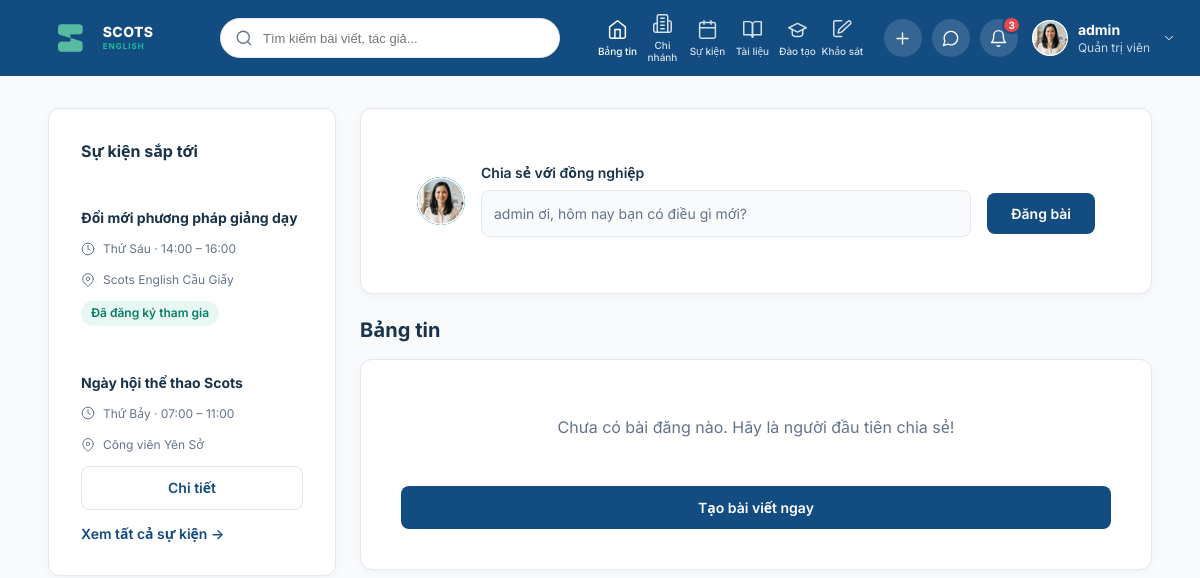
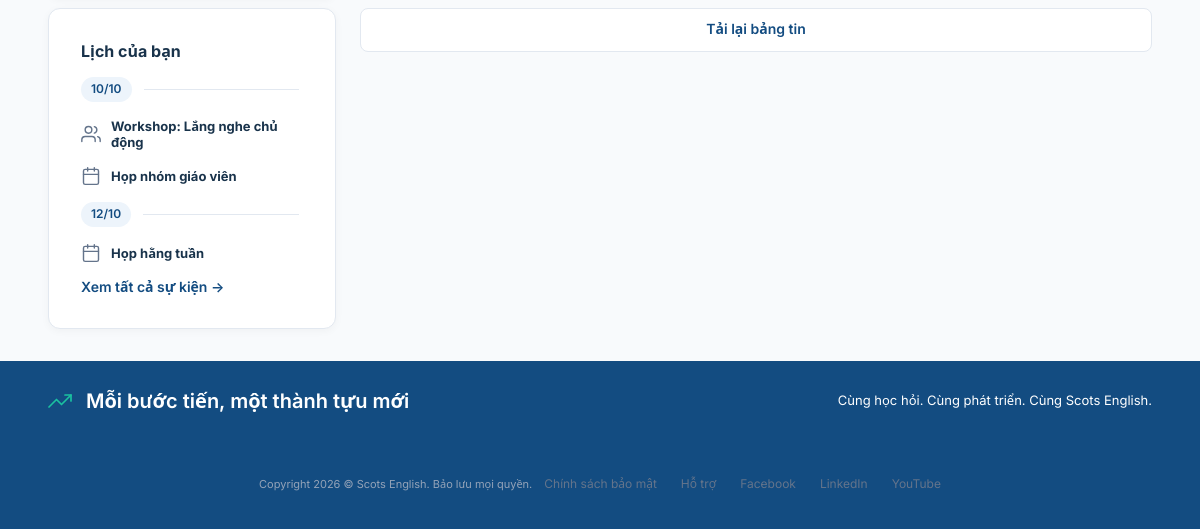
The page /newfeeds/ (signed in) on the database as committed earlier (2 pictures, top to bottom).
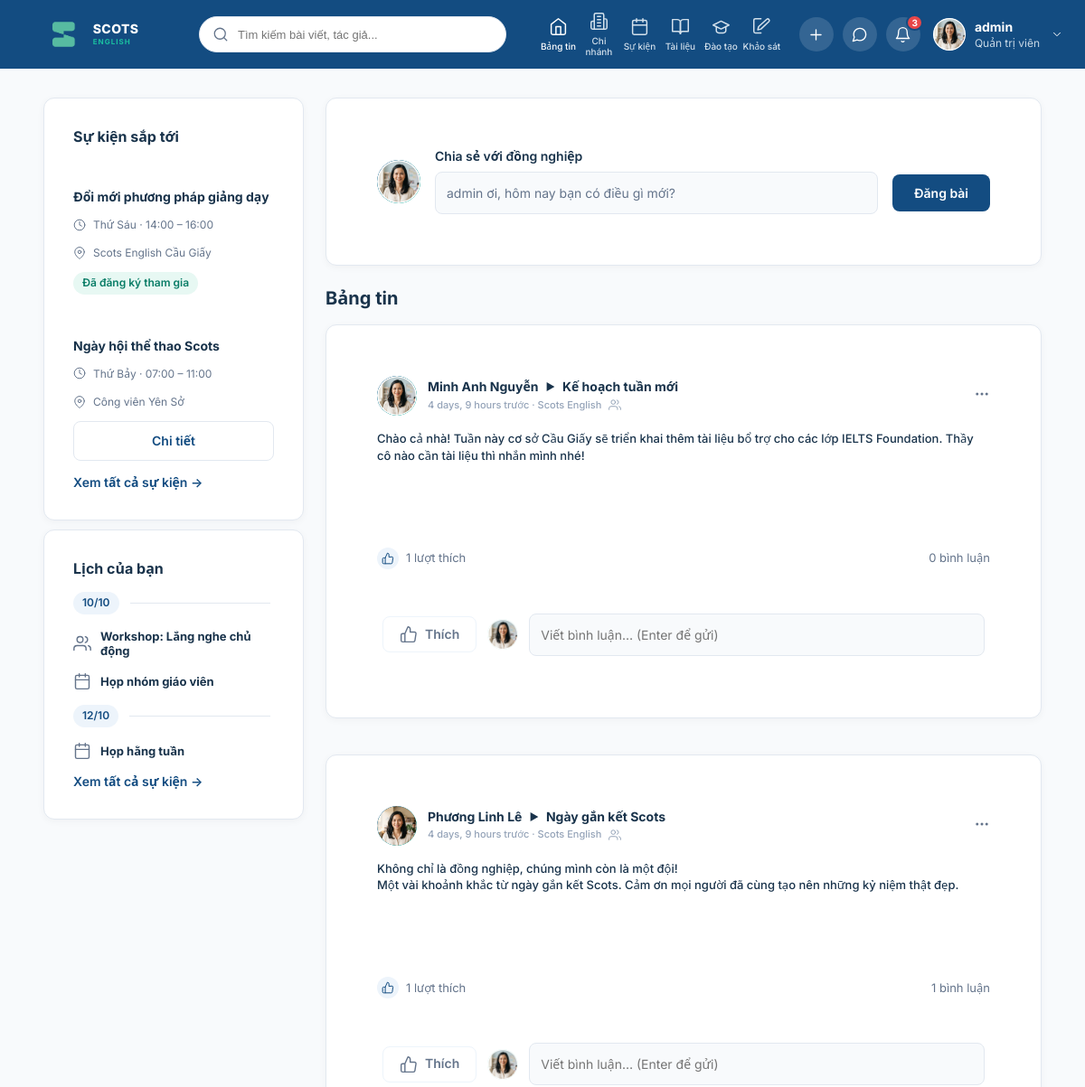
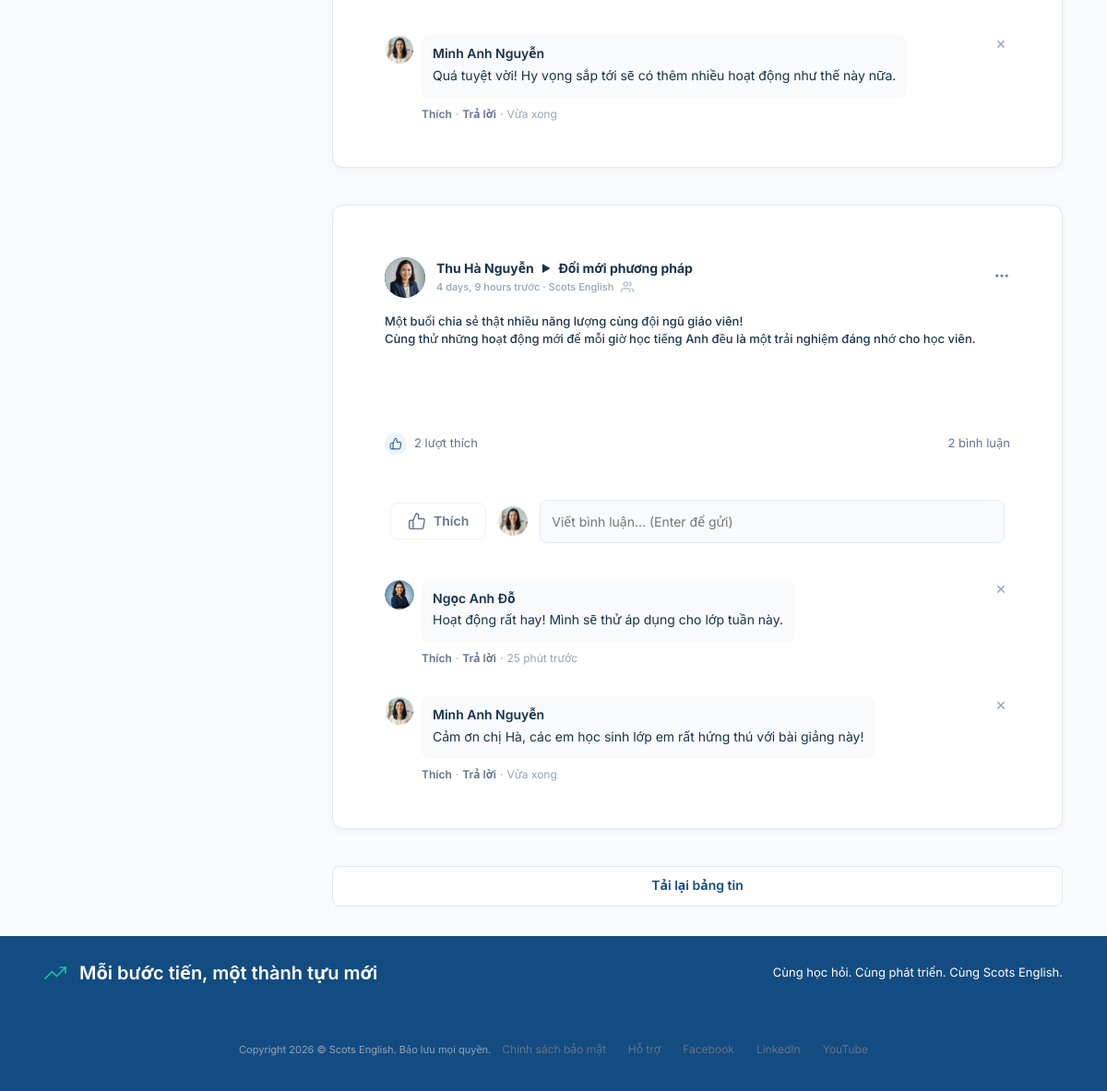
The same page on the database as committed later (2 pictures, top to bottom).
### posts/models.py (models this page shows, shortened)
class Post(models.Model):
    author = models.ForeignKey(
        User,
        on_delete=models.CASCADE,
        related_name='posts',
        db_column='author_id',
        verbose_name="Tác giả"
    )
    title = models.CharField(max_length=200, blank=True, default='', verbose_name="Tiêu đề")
    content = models.TextField(verbose_name="Nội dung bài viết")
    created_at = models.DateTimeField(auto_now_add=True, verbose_name="Thời gian tạo")
    updated_at = models.DateTimeField(auto_now=True, verbose_name="Thời gian cập nhật")
    class Meta:
        db_table = 'post'
        verbose_name = "Bài đăng"
        verbose_name_plural = "Danh sách bài đăng"
        ordering = ['-created_at']

class PostComment(models.Model):
    post = models.ForeignKey(
        Post,
        on_delete=models.CASCADE,
        related_name='comments',
        db_column='post_id',
        verbose_name="Bài đăng"
    )
    emp = models.ForeignKey(
        User,
        on_delete=models.CASCADE,
        related_name='post_comments',
        db_column='emp_id',
        verbose_name="Nhân viên bình luận"
    )
    content = models.TextField(verbose_name="Nội dung bình luận")
    time_reacted = models.CharField(
        max_length=200,
        blank=True,
        default='',
        verbose_name="Thời gian bình luận"
    )
    class Meta:
        db_table = 'post_comment'
        verbose_name = "Bình luận bài viết"
        verbose_name_plural = "Danh sách bình luận"
        ordering = ['id']

### home/views.py (the view, shortened to what this page needs)
# urls.py: path('newfeeds/', views.HomeView, name='newfeeds'),
def HomeView(request):
    if not request.user.is_authenticated:
        return redirect('login')
    current_user = request.user
    query = request.GET.get('q', '').strip()
    posts_qs = Post.objects.all().prefetch_related(
        'attachments',
        'reactions',
        'reactions__emp',
        'comments',
        'comments__emp',
        'author'
    )
    posts = list(posts_qs.order_by('-created_at'))
    liked_post_ids = set(
        PostReaction.objects.filter(emp=current_user).values_list('post_id', flat=True)
    )
    from posts.views import prepare_post_comments
    from posts.colleagues import get_profile_details
    for post in posts:
        post.is_liked_by_user = post.id in liked_post_ids
        post.author_avatar = get_profile_details(post.author).get('avatar', '/static/img/profile_avatar_144.png')
        prepare_post_comments(post, current_user.id)
    return render(request, 'home.html', {
        'posts': posts,
        'current_user': current_user,
        'search_query': query,
    })

### posts/colleagues.py (called while the page is built, shortened)
def get_profile_details(user):
    if not user:
        return {}
    uname = getattr(user, 'username', '')
    if uname in COLLEAGUES_DATA:
        data = dict(COLLEAGUES_DATA[uname])
        full_name = user.get_full_name()
        if full_name:
            data['name'] = full_name
        return data

### posts/views.py (called while the page is built)
def _remove_accents(input_str):
    import unicodedata
    if not input_str:
        return ''
    nfkd = unicodedata.normalize('NFKD', input_str)
    return ''.join([c for c in nfkd if not unicodedata.combining(c)])

def format_comment_content(content):
    if not content:
        return ''
    from django.utils.html import escape
    escaped = escape(content)
    regex = get_mention_regex()
    return regex.sub(r'<strong style="color: #134c81; font-weight: 600;">\1</strong>', escaped)

def is_comment_liked_by(comment_id, user_id):
    if not user_id:
        return False
    return user_id in COMMENT_REACTIONS.get(comment_id, set())

def get_comment_like_count(comment_id):
    return len(COMMENT_REACTIONS.get(comment_id, set()))

### home/templates/home.html (shortened to what the changed rows need)
{% extends 'base.html' %}
{% load static %}
{% block content %}
  <main class="main">
    <aside class="left-col">
      <section class="card events-card">
        <h2 class="card-title">Sự kiện sắp tới</h2>
      </section>
      <section class="card calendar-card">
        <h2 class="card-title">Lịch của bạn</h2>
      </section>
    </aside>
    <div class="feed-col">
      <section class="feed">
        <h1 class="feed-title">Bảng tin</h1>
        {% for post in posts %}
        <article class="card post" id="post-{{ post.id }}" style="margin-bottom: 24px;">
          <div class="post-body">
            <div class="author-row">
              <a href="/profile/{{ post.author.username }}/" class="avatar" style="border-radius: 50%; overflow: hidden; width: 44px; height: 44px; display: block; flex-shrink: 0; cursor: pointer; text-decoration: none;" title="Xem trang cá nhân của {{ post.author.get_full_name|default:post.author.username }}">
                {% if post.author_avatar %}
                  <img src="{{ post.author_avatar }}" alt="{{ post.author.get_full_name|default:post.author.username }}" style="width: 100%; height: 100%; object-fit: cover; border-radius: 50%;" onerror="this.src='{% static 'img/profile_avatar_144.png' %}';" />
                {% elif post.author.username == 'thuha' %}
                  <img src="{% static 'img/avatar_thuha.png' %}" alt="{{ post.author.get_full_name|default:post.author.username }}" style="width: 100%; height: 100%; object-fit: cover; border-radius: 50%;" />
                {% elif post.author.username == 'phuonglinh' %}
                  <img src="{% static 'img/avatar_phuonglinh.png' %}" alt="{{ post.author.get_full_name|default:post.author.username }}" style="width: 100%; height: 100%; object-fit: cover; border-radius: 50%;" />
                {% elif post.author.username == 'ngocanh' %}
                  <img src="{% static 'img/avatar_ngocanh.png' %}" alt="{{ post.author.get_full_name|default:post.author.username }}" style="width: 100%; height: 100%; object-fit: cover; border-radius: 50%;" />
                {% else %}
                  <img src="{% static 'img/profile_avatar_144.png' %}" alt="{{ post.author.get_full_name|default:post.author.username }}" style="width: 100%; height: 100%; object-fit: cover; border-radius: 50%;" />
                {% endif %}
              </a>
              <div class="author-info">
                <span class="author-name">
                  <a href="/profile/{{ post.author.username }}/" class="author-profile-link" style="color: inherit; text-decoration: none; font-weight: inherit; transition: color 0.15s;" onmouseover="this.style.color='#134c81'; this.style.textDecoration='underline';" onmouseout="this.style.color='inherit'; this.style.textDecoration='none';" title="Xem trang cá nhân của {{ post.author.get_full_name|default:post.author.username }}">{{ post.author.get_full_name|default:post.author.username }}</a>
                  {% if post.title and post.title != post.content %}
                    <span class="author-topic-arrow">▶</span>
                    <span class="author-topic">{{ post.title }}</span>
                  {% endif %}
                </span>
                <span class="author-meta">
                  <span>{{ post.created_at|timesince }} trước · Scots English</span>
                </span>
              </div>
              {% if current_user.id == post.author_id or current_user.is_staff or current_user.is_superuser %}
                            <div class="post-more-menu-wrap" style="position: relative;">
                <button type="button" class="more-btn" aria-label="Thêm tuỳ chọn" onclick="togglePostMenu({{ post.id }}, event)">
                  <svg viewBox="0 0 24 24" fill="currentColor" width="20" height="20">
                    <circle cx="5" cy="12" r="2"></circle>
                    <circle cx="12" cy="12" r="2"></circle>
                    <circle cx="19" cy="12" r="2"></circle>
                  </svg>
                </button>
              </div>
              {% endif %}
            </div>
            <p class="post-content" id="post-content-{{ post.id }}">{{ post.content|linebreaksbr }}</p>
          </div>
          <div class="post-actions">
            <div class="stats-row">
              <span class="stat-like" onclick="showLikesModal({{ post.id }})" style="cursor: pointer;" title="Nhấn để xem ai đã thích">
                <span class="reaction"><svg viewBox="0 0 24 24" fill="none" stroke="currentColor" stroke-width="1.7" stroke-linecap="round" stroke-linejoin="round">
                  <path d="M14 9V5a3 3 0 0 0-3-3l-4 9v11h11.28a2 2 0 0 0 2-1.7l1.38-9a2 2 0 0 0-2-2.3zM7 22H4a2 2 0 0 1-2-2v-7a2 2 0 0 1 2-2h3"></path>
                </svg></span>
                <span id="post-like-count-{{ post.id }}">{{ post.reactions.count }} lượt thích</span>
              </span>
              <span class="stat-comment" id="post-comment-count-{{ post.id }}">{{ post.comments.count }} bình luận</span>
            </div>
            <div class="action-row">
              <button class="like-btn {% if post.is_liked_by_user %}liked{% endif %}" onclick="handleLike({{ post.id }}, this)">
                <svg viewBox="0 0 24 24" fill="none" stroke="currentColor" stroke-width="1.7" stroke-linecap="round" stroke-linejoin="round">
                  <path d="M14 9V5a3 3 0 0 0-3-3l-4 9v11h11.28a2 2 0 0 0 2-1.7l1.38-9a2 2 0 0 0-2-2.3zM7 22H4a2 2 0 0 1-2-2v-7a2 2 0 0 1 2-2h3"></path>
                </svg>
                <span>{% if post.is_liked_by_user %}Đã thích{% else %}Thích{% endif %}</span>
              </button>
              <div class="comment-box">
                <div class="avatar avatar-sm" style="border-radius: 50%; overflow: hidden;">
                  {% if current_user.username == 'thuha' %}
                    <img src="{% static 'img/avatar_thuha.png' %}" alt="{{ current_user.get_full_name|default:current_user.username }}" style="width: 100%; height: 100%; object-fit: cover; border-radius: 50%;" />
                  {% elif current_user.username == 'phuonglinh' %}
                    <img src="{% static 'img/avatar_phuonglinh.png' %}" alt="{{ current_user.get_full_name|default:current_user.username }}" style="width: 100%; height: 100%; object-fit: cover; border-radius: 50%;" />
                  {% elif current_user.username == 'ngocanh' %}
                    <img src="{% static 'img/avatar_ngocanh.png' %}" alt="{{ current_user.get_full_name|default:current_user.username }}" style="width: 100%; height: 100%; object-fit: cover; border-radius: 50%;" />
                  {% else %}
                    <img src="{% static 'img/profile_avatar_144.png' %}" alt="{{ current_user.get_full_name|default:current_user.username }}" style="width: 100%; height: 100%; object-fit: cover; border-radius: 50%;" onerror="this.src='{% static 'img/avatar_minhanh.png' %}';" />
                  {% endif %}
                </div>
                <input class="text-input" type="text" placeholder="Viết bình luận… (Enter để gửi)" aria-label="Bình luận" onkeydown="if(event.key==='Enter'){ submitComment({{ post.id }}, this); }" />
              </div>
            </div>
            <div class="featured-comment" id="comments-list-{{ post.id }}">
              {% for comment in post.root_comments %}
              <div class="comment-thread" id="comment-thread-{{ comment.id }}" style="margin-top: 12px;">
                <div class="comment" id="comment-item-{{ comment.id }}" style="display: flex; justify-content: space-between; align-items: flex-start;">
                  <div style="display: flex; gap: 8px; flex: 1;">
                    <a href="/profile/{{ comment.emp.username }}/" class="avatar avatar-sm" style="border-radius: 50%; overflow: hidden; width: 32px; height: 32px; flex-shrink: 0; display: block; text-decoration: none;" title="Xem trang cá nhân của {{ comment.emp.get_full_name|default:comment.emp.username }}">
                      {% if comment.emp.username == 'thuha' %}
                        <img src="{% static 'img/avatar_thuha.png' %}" alt="{{ comment.emp.get_full_name|default:comment.emp.username }}" style="width: 100%; height: 100%; object-fit: cover; border-radius: 50%;" />
                      {% elif comment.emp.username == 'phuonglinh' %}
                        <img src="{% static 'img/avatar_phuonglinh.png' %}" alt="{{ comment.emp.get_full_name|default:comment.emp.username }}" style="width: 100%; height: 100%; object-fit: cover; border-radius: 50%;" />
                      {% elif comment.emp.username == 'ngocanh' %}
                        <img src="{% static 'img/avatar_ngocanh.png' %}" alt="{{ comment.emp.get_full_name|default:comment.emp.username }}" style="width: 100%; height: 100%; object-fit: cover; border-radius: 50%;" />
                      {% else %}
                        <img src="{% static 'img/profile_avatar_144.png' %}" alt="{{ comment.emp.get_full_name|default:comment.emp.username }}" style="width: 100%; height: 100%; object-fit: cover; border-radius: 50%;" />
                      {% endif %}
                    </a>
                    <div class="comment-body" style="flex: 1;">
                      <div class="comment-bubble">
                        <a href="/profile/{{ comment.emp.username }}/" class="comment-author" style="color: inherit; text-decoration: none; font-weight: 600;" onmouseover="this.style.textDecoration='underline'" onmouseout="this.style.textDecoration='none'" title="Xem trang cá nhân của {{ comment.emp.get_full_name|default:comment.emp.username }}">{{ comment.emp.get_full_name|default:comment.emp.username }}</a>
                        <span class="comment-text">{{ comment.formatted_content|safe }}</span>
                      </div>
                      <span class="comment-actions" style="font-size: 12px; color: #94a3b8; display: inline-flex; align-items: center; gap: 4px; margin-top: 4px; user-select: none;">
                        <span role="button"
                              tabindex="0"
                              class="comment-action-link comment-like-link{% if comment.is_liked_by_user %} liked{% endif %}"
                              id="comment-like-btn-{{ comment.id }}"
                              onclick="handleCommentLike({{ comment.id }}, this)"
                              style="cursor: pointer; font-weight: {% if comment.is_liked_by_user %}700{% else %}600{% endif %}; color: {% if comment.is_liked_by_user %}#134c81{% else %}#64748b{% endif %};"
                              title="Thích bình luận">
                          <span class="comment-like-text">{% if comment.is_liked_by_user %}Đã thích{% else %}Thích{% endif %}</span>
                        </span>
                        <span style="color: #94a3b8;">·</span>
                        <span role="button"
                              tabindex="0"
                              class="comment-action-link comment-reply-link"
                              onclick="replyComment({{ post.id }}, {{ comment.id }}, '{{ comment.emp.get_full_name|default:comment.emp.username|escapejs }}')"
                              style="cursor: pointer; font-weight: 600; color: #64748b;"
                              title="Trả lời bình luận">
                          Trả lời
                        </span>
                        <span style="color: #94a3b8;">·</span>
                        <span class="comment-time" style="color: #94a3b8;">{{ comment.time_reacted }}</span>
                      </span>
                    </div>
                  </div>
                  {% if current_user.id == comment.emp_id or current_user.id == post.author_id or current_user.is_staff or current_user.is_superuser %}
                  <button type="button" onclick="deleteComment({{ comment.id }}, {{ post.id }})" title="Xóa bình luận" style="border: none; background: none; color: #94a3b8; cursor: pointer; padding: 0 4px; font-size: 18px; line-height: 1; align-self: flex-start;" onmouseover="this.style.color='#ef4444'" onmouseout="this.style.color='#94a3b8'">&times;</button>
                  {% endif %}
                </div>
              </div>
              {% endfor %}
            </div>
          </div>
        </article>
        {% empty %}
        <div class="card" style="padding: 40px; text-align: center; color: #64748b;">
          <p>Chưa có bài đăng nào. Hãy là người đầu tiên chia sẻ!</p>
          <a href="{% url 'post_create' %}" class="btn-primary" style="display: inline-block; margin-top: 16px;">Tạo bài viết ngay</a>
        </div>
        {% endfor %}
      </section>
    </div>
  </main>
{% endblock %}

Rows that differ between the two databases and show on the page:
added Post: author.get_full_name (picture), author.get_full_name "Minh Anh Nguyễn", title "Kế hoạch tuần mới", created_at "4 days, 9 hours", content "Chào cả nhà! Tuần này cơ sở Cầu Giấy sẽ triển khai thêm tài liệu bổ trợ cho các lớp IELTS Foundation. Thầy cô nào cần tài liệu thì nhắn mình nhé!", reactions.count "1", comments.count "0", shows "Thích"
added Post: author.get_full_name (picture), author.get_full_name "Phương Linh Lê", title "Ngày gắn kết Scots", created_at "4 days, 9 hours", content "Không chỉ là đồng nghiệp, chúng mình còn là một đội! Một vài khoảnh khắc từ ngày gắn kết Scots. Cảm ơn mọi người đã cùng tạo nên những kỷ niệm thật đẹp.", reactions.count "1", comments.count "1", shows "Thích"
added PostComment: emp.get_full_name "Minh Anh Nguyễn", formatted_content "Quá tuyệt vời! Hy vọng sắp tới sẽ có thêm nhiều hoạt động như thế này nữa.", shows "Thích", time_reacted "Vừa xong", shown under "Phương Linh Lê"
added Post: author.get_full_name (picture), author.get_full_name "Thu Hà Nguyễn", title "Đổi mới phương pháp", created_at "4 days, 9 hours", content "Một buổi chia sẻ thật nhiều năng lượng cùng đội ngũ giáo viên! Cùng thử những hoạt động mới để mỗi giờ học tiếng Anh đều là một trải nghiệm đáng nhớ cho học viên.", reactions.count "2", comments.count "2", shows "Thích"
added PostComment: emp.get_full_name (picture), emp.get_full_name "Ngọc Anh Đỗ", formatted_content "Hoạt động rất hay! Mình sẽ thử áp dụng cho lớp tuần này.", shows "Thích", time_reacted "25 phút trước", shown under "Thu Hà Nguyễn"
added PostComment: emp.get_full_name "Minh Anh Nguyễn", formatted_content "Cảm ơn chị Hà, các em học sinh lớp em rất hứng thú với bài giảng này!", shows "Thích", time_reacted "Vừa xong", shown under "Thu Hà Nguyễn"
Other text that changed with them:
text no longer shown: "Chưa có bài đăng nào. Hãy là người đầu tiên chia sẻ! Tạo bài viết ngay"
